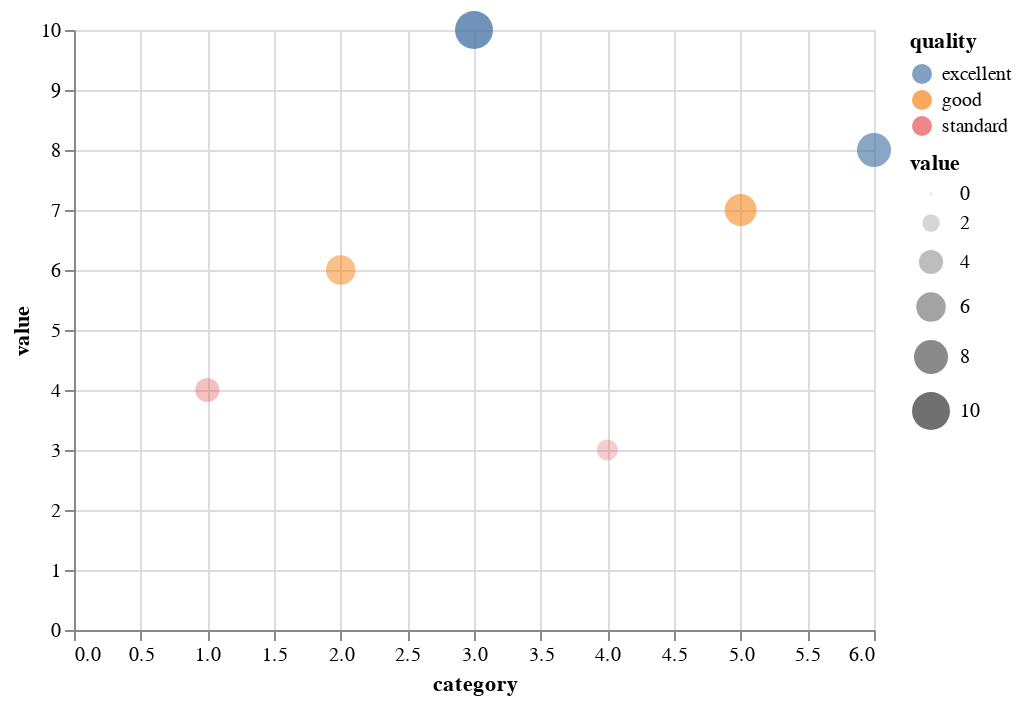

Notebook cell for this chart:
### Markdown cell above
## Opacity encoding

Another commonly used encoding is the opacity of the mark. This is especially important when we have multiple overlapping data points in the plot. In the example below, we encode the "value" column as the opacity.

### Code cell
scatter_plot = base.encode(color="quality", 
                           size="value", 
                           opacity="value")
scatter_plot

### Figure 1 — Vega-Lite specification as saved in the notebook (floating-point values rounded to 4 significant figures)
{"config": {"view": {"continuousWidth": 400, "continuousHeight": 300}}, "data": {"name": "data-7c36766bdbdd929d88ac2881c2000dcf"}, "mark": {"type": "point", "filled": true, "size": 200}, "encoding": {"color": {"field": "quality", "type": "nominal"}, "opacity": {"field": "value", "type": "quantitative"}, "size": {"field": "value", "type": "quantitative"}, "x": {"field": "category", "type": "quantitative"}, "y": {"field": "value", "type": "quantitative"}}, "$schema": "https://vega.github.io/schema/vega-lite/v4.17.0.json", "datasets": {"data-7c36766bdbdd929d88ac2881c2000dcf": [{"category": 1, "value": 4, "quality": "standard"}, {"category": 2, "value": 6, "quality": "good"}, {"category": 3, "value": 10, "quality": "excellent"}, {"category": 4, "value": 3, "quality": "standard"}, {"category": 5, "value": 7, "quality": "good"}, {"category": 6, "value": 8, "quality": "excellent"}]}}
